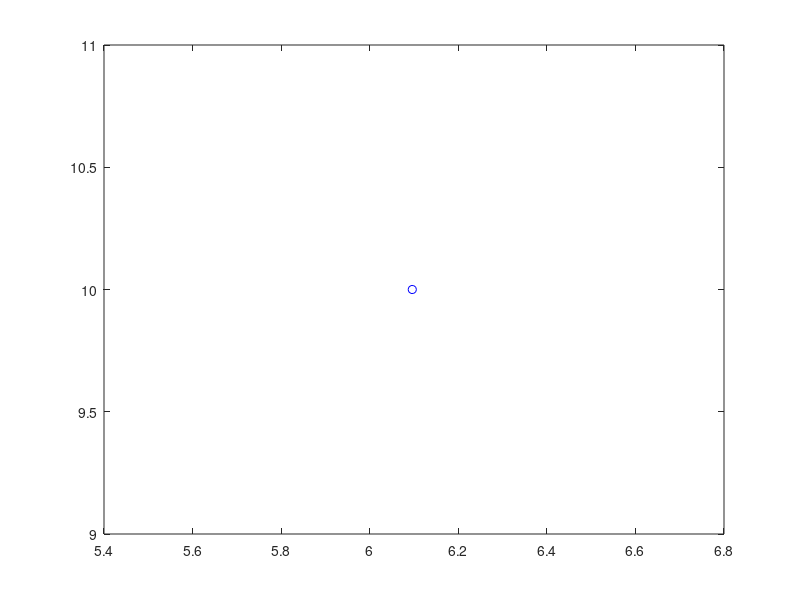

Source code (MATLAB): (Note: this script raises an error after producing the figure.)
% Class: Vector Dynamics
% Date: 12-07-2020

% This code is meant to simulate the position of a passenger riding the
% Centrifuge amusement ride at California's Great America.

% The Centrifuge consists of a spinning circular floor tilted at an angle.
% Like spokes on a wheel, passengers ride on coasters which are attached to a hub that rotates independently of the floor.
% Ride operations allow for the control of the angular velocity of both the floor and the coaster hubs.
% The floor rotates clockwise while the hubs rotate counter-clockwise.

% Constants
x1 = 10; % x-distance from observer to the center of base in meters
y1 = 10; % y-distance from observer to the center of base in meters
L = 7; % radial distance from the center of base to the coaster hub in meters
D = 2; % radial distance from the center of the coaster hub to the passenger in meters
alpha = 10; % angle the base is tilted in the x-direction of the observer in degrees

theta = 0; % initial angle of the base in respect to the observer's horizontal in degrees
phi = 0; % initial angle of the coaster hub in respect to the base's horizontal in degrees
thetadot = -5; % angle change of theta in degrees/second (controlled by operator irl)
phidot = 10; % angle change of phu in degrees/second (controlled by operator irl)

timelength = 180;% how much time should be simulated in seconds (~3min irl)
checkspersecond = 3; % how many times a point should be plotted every second (higher number = "less choppy")

% Adjust the time constraints
thetadot = thetadot/checkspersecond;
phidot = phidot/checkspersecond;
timelength = timelength*checkspersecond;

% Initialize counter and preallocate the combined matrix as zeros
q=1;
xmatrix = zeros(1,timelength);
ymatrix = zeros(1,timelength);
dmatrix = zeros(1,timelength);

% Main loop that generates the matrices containing position data
while q ~= timelength+1

    % Adjust theta when it's greater than 360
    if theta>=360
        theta = 360 - theta;
    end

    % Adjust phi when it's greater than 360
    if phi>=360
        phi = 360 - phi;
    end

    % Position equations in the n-frame
    xcurrent = x1 + L*cosd(theta)*cos(alpha) + D*cosd(phi)*cosd(alpha);
    ycurrent = y1 + L*sind(theta) + D*sind(phi);
    dcurrent = sqrt( (xcurrent)*(xcurrent) + (ycurrent)*(ycurrent) );

    % Construct the matrices that will be used to plot the graph
    xmatrix(q,1) = xcurrent;
    ymatrix(q,1) = ycurrent;
    dmatrix(q,1) = dcurrent;
    
    % Adjust the variables and move on to the next loop
    q = q + 1;
    theta = theta + thetadot;
    phi = phi + phidot;
end

% Set matrices to variables to make plotting code easier to read
x = xmatrix;
y = ymatrix;
d = dmatrix;

% Plotting code
% comet(1:(length(d)),d); % Enable this line of code to view the distance between the passenger and an observer

comet(x,y); % Enable this line of code to view the position of a passenger
axis equal; % The axes will be square *after* the animation has completed. Do not enable if using the distance code
